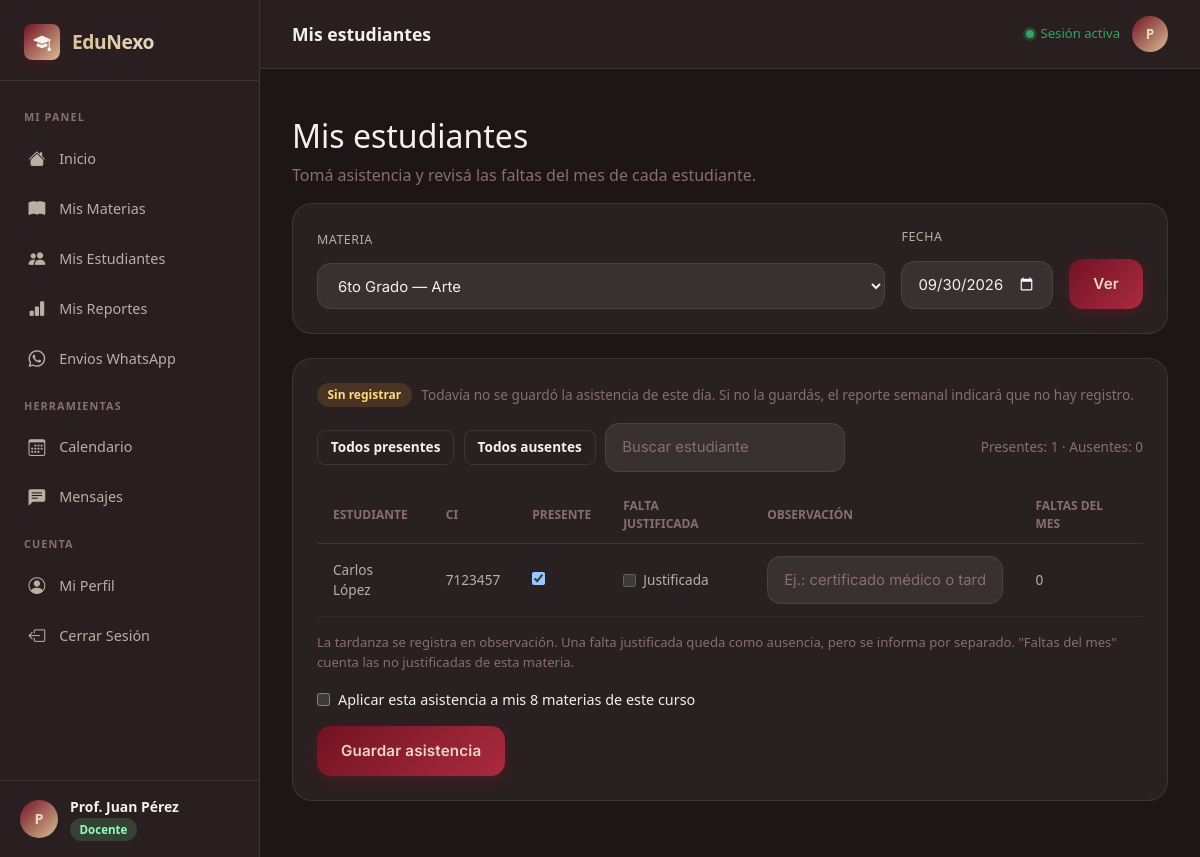
Screenshot of /docente/estudiantes (signed in) with the database file from the repository.
### tables this page shows
CREATE TABLE IF NOT EXISTS `estudiantes` (
  `id` int NOT NULL AUTO_INCREMENT,
  `ci` varchar(20) NOT NULL,
  `nombre_completo` varchar(150) NOT NULL,
  `curso` varchar(50) NOT NULL,
  `curso_id` int DEFAULT NULL,
  `estado` enum('activo','inactivo') DEFAULT 'activo',
  `created_at` timestamp NULL DEFAULT CURRENT_TIMESTAMP,
  `updated_at` timestamp NULL DEFAULT CURRENT_TIMESTAMP ON UPDATE CURRENT_TIMESTAMP,
  PRIMARY KEY (`id`),
  UNIQUE KEY `ci` (`ci`),
  KEY `fk_estudiantes_curso` (`curso_id`),
  CONSTRAINT `fk_estudiantes_curso` FOREIGN KEY (`curso_id`) REFERENCES `cursos` (`id`) ON DELETE SET NULL
);

### app/controllers/DocenteGestionController.php (called while the page is built, shortened)
<?php
class DocenteGestionController {
    private ?array $cacheAsignaciones = null;
    private function asignaciones(): array {
        if ($this->cacheAsignaciones !== null) return $this->cacheAsignaciones;
        $db = Database::getConnection();
        $stmt = $db->prepare("SELECT cmd.id, cmd.curso_id, c.nombre AS curso, m.nombre AS materia FROM curso_materia_docente cmd JOIN cursos c ON c.id=cmd.curso_id JOIN materias m ON m.id=cmd.materia_id WHERE cmd.docente_id=? AND cmd.activo=1 AND c.activo=1 AND m.activo=1 ORDER BY c.nombre,m.nombre");
        $stmt->execute([$_SESSION['user_id']]);
        return $this->cacheAsignaciones = $stmt->fetchAll();
    }
    private function asignacion(int $cmdId): array|false {
        foreach ($this->asignaciones() as $asignacion) if ((int)$asignacion['id'] === $cmdId) return $asignacion;
        return false;
    }
    private function fechaValida($fecha): bool {
        if (!is_string($fecha)) return false;
        $d = \DateTime::createFromFormat('Y-m-d', $fecha);
        return $d !== false && $d->format('Y-m-d') === $fecha;
    }
    private function esFinDeSemana(string $fecha): bool { return (int)date('N', strtotime($fecha)) >= 6; }
    public function estudiantes(): void {
        $asignaciones = $this->asignaciones();
        $cmdId = (int)($_GET['cmd_id'] ?? ($asignaciones[0]['id'] ?? 0));
        $asignacion = $this->asignacion($cmdId);
        $hoy = date('Y-m-d');
        $fechaGet = $_GET['fecha'] ?? null;
        if ($this->fechaValida($fechaGet) && $fechaGet <= $hoy) {
            $fecha = $fechaGet;
        } else {
            $fecha = $this->esFinDeSemana($hoy) ? date('Y-m-d', strtotime('last friday')) : $hoy;
        }
        $esFinDeSemana = $this->esFinDeSemana($fecha);
        $inicioMes = date('Y-m-01', strtotime($fecha));
        $finMes = date('Y-m-t', strtotime($fecha));
        $db = Database::getConnection();
        $stmt = $db->prepare("SELECT e.id, e.ci, e.nombre_completo, a.id AS asistencia_id, a.presente, a.justificada, a.observacion,
                (SELECT COUNT(*) FROM asistencias f WHERE f.estudiante_id=e.id AND f.curso_materia_docente_id=? AND f.presente=0 AND f.justificada=0 AND f.fecha BETWEEN ? AND ?) AS faltas_mes,
                (SELECT COUNT(*) FROM asistencias j WHERE j.estudiante_id=e.id AND j.curso_materia_docente_id=? AND j.presente=0 AND j.justificada=1 AND j.fecha BETWEEN ? AND ?) AS justificadas_mes
            FROM estudiantes e
            LEFT JOIN asistencias a ON a.estudiante_id=e.id AND a.curso_materia_docente_id=? AND a.fecha=?
            WHERE e.curso_id=? AND e.estado='activo'
            ORDER BY e.nombre_completo");
        $stmt->execute([$cmdId, $inicioMes, $finMes, $cmdId, $inicioMes, $finMes, $cmdId, $fecha, $asignacion['curso_id']]);
        $estudiantes = $stmt->fetchAll();
        $totalEstudiantes = count($estudiantes);
        $conRegistro = count(array_filter($estudiantes, fn($e) => $e['asistencia_id'] !== null));
        $materiasCurso = count(array_filter($asignaciones, fn($a) => (int)$a['curso_id'] === (int)$asignacion['curso_id']));
        require __DIR__ . '/../views/docente/estudiantes.php';
    }
}

### app/views/docente/estudiantes.php (the view, shortened to what this page needs)
<?php $pageTitle='Mis estudiantes'; require __DIR__.'/../layouts/docente_header.php'; ?>
<div style="padding-top:1rem">
    <h2>Mis estudiantes</h2>
    <p style="color:var(--text-muted)">Tomá asistencia y revisá las faltas del mes de cada estudiante.</p>
    <form method="GET" class="data-card" style="display:flex;gap:1rem;align-items:end;flex-wrap:wrap">
        <div class="form-group" style="flex:1;min-width:220px"><label class="form-label">Materia</label><select class="form-input no-icon" name="cmd_id"><?php foreach($asignaciones as $a): ?><option value="<?= (int)$a['id'] ?>" <?= (int)$a['id']===$cmdId?'selected':'' ?>><?= htmlspecialchars($a['curso'].' — '.$a['materia']) ?></option><?php endforeach ?></select></div>
        <div class="form-group"><label class="form-label">Fecha</label><input class="form-input no-icon" type="date" name="fecha" value="<?= htmlspecialchars($fecha) ?>" max="<?= htmlspecialchars($hoy) ?>"></div>
        <button class="btn-primary" style="width:auto">Ver</button>
    </form>
    <form method="POST" action="/edunexo/docente/estudiantes/asistencia" class="data-card">
        <div class="as-estado">
            <?php if ($esFinDeSemana): ?>
                <span class="as-badge as-warn">Fin de semana</span> La asistencia se registra de lunes a viernes. Elegí otra fecha.
            <?php elseif ($totalEstudiantes === 0): ?>
                <span class="as-badge as-warn">Sin estudiantes</span> No hay estudiantes activos en este curso.
            <?php elseif ($conRegistro === 0): ?>
                <span class="as-badge as-warn">Sin registrar</span> Todavía no se guardó la asistencia de este día. Si no la guardás, el reporte semanal indicará que no hay registro.
            <?php elseif ($conRegistro < $totalEstudiantes): ?>
                <span class="as-badge as-warn">Registro parcial</span> <?= (int)$conRegistro ?> de <?= (int)$totalEstudiantes ?> estudiantes tienen asistencia guardada. Revisá y guardá para completar.
            <?php else: ?>
                <span class="as-badge as-ok">Asistencia registrada</span> Podés modificarla y volver a guardar.
            <?php endif; ?>
        </div>
        <?php if (!$esFinDeSemana && $totalEstudiantes > 0): ?>
        <div class="as-tools">
            <button type="button" class="btn-secondary btn-sm" id="btnTodosPresentes">Todos presentes</button>
            <button type="button" class="btn-secondary btn-sm" id="btnTodosAusentes">Todos ausentes</button>
            <input class="form-input no-icon" type="search" id="buscarEstudiante" placeholder="Buscar estudiante">
            <span class="as-count" id="contadorAsistencia"></span>
        </div>
        <?php endif; ?>
        <div style="overflow-x:auto"><table class="tbl"><thead><tr><th>Estudiante</th><th>CI</th><th>Presente</th><th>Falta justificada</th><th>Observación</th><th>Faltas del mes</th></tr></thead><tbody>
        <?php foreach($estudiantes as $e):
            $id = (int)$e['id'];
            $presente = $e['presente'] === null || (int)$e['presente'] === 1;
            $justificada = !$presente && !empty($e['justificada']);
        ?><tr class="js-fila" data-nombre="<?= htmlspecialchars(mb_strtolower($e['nombre_completo'])) ?>">
            <td><?= htmlspecialchars($e['nombre_completo']) ?></td><td><?= htmlspecialchars($e['ci']) ?></td>
            <td><input class="js-presente" type="checkbox" name="asistencia[<?= $id ?>][presente]" data-estudiante="<?= $id ?>" <?= $presente?'checked':'' ?>></td>
            <td><label style="display:flex;align-items:center;gap:.45rem;white-space:nowrap"><input class="js-justificada" type="checkbox" name="asistencia[<?= $id ?>][justificada]" data-estudiante="<?= $id ?>" <?= $justificada?'checked':'' ?> <?= $presente?'disabled':'' ?>> Justificada</label></td>
            <td><input class="form-input no-icon" name="asistencia[<?= $id ?>][observacion]" maxlength="500" value="<?= htmlspecialchars($e['observacion']??'') ?>" placeholder="Ej.: certificado médico o tardanza"></td>
            <td style="white-space:nowrap"><?= (int)$e['faltas_mes'] ?></td>
        </tr><?php endforeach ?></tbody></table></div>
        <p style="color:var(--text-muted);font-size:.82rem;margin:1rem 0">La tardanza se registra en observación. Una falta justificada queda como ausencia, pero se informa por separado. "Faltas del mes" cuenta las no justificadas de esta materia.</p>
        <?php if ($materiasCurso > 1): ?>
        <label style="display:flex;align-items:center;gap:.5rem;margin-bottom:1rem;font-size:.9rem"><input type="checkbox" name="aplicar_todas" value="1"> Aplicar esta asistencia a mis <?= (int)$materiasCurso ?> materias de este curso</label>
        <?php endif; ?>
        <button class="btn-primary" style="width:auto" <?= ($esFinDeSemana || $totalEstudiantes === 0) ? 'disabled' : '' ?>>Guardar asistencia</button>
    </form>
</div>
<?php require __DIR__.'/../layouts/docente_footer.php'; ?>

### public/css/style.css (style rules this page uses)
:root { --primary: hsl(350, 72%, 26%); --primary-light: hsl(350, 60%, 42%); --primary-dark: hsl(350, 72%, 16%); --accent: hsl(35, 48%, 72%); --accent-light: hsl(35, 50%, 83%); --bg-deep: hsl(350, 18%, 10%); --bg-dark: hsl(350, 14%, 14%); --bg-card: rgba(255, 255, 255, 0.05); --bg-card-hover: rgba(255, 255, 255, 0.08); --bg-input: rgba(255, 255, 255, 0.07); --bg-input-focus: rgba(255, 255, 255, 0.11); --text-primary: hsl(35, 30%, 94%); --text-secondary: hsl(35, 15%, 68%); --text-muted: hsl(350, 10%, 48%); --border: rgba(255, 255, 255, 0.09); --border-focus: hsla(350, 60%, 42%, 0.7); --success: hsl(145, 55%, 42%); --success-bg: hsla(145, 55%, 42%, 0.12); --error: hsl(0, 65%, 55%); --error-bg: hsla(0, 65%, 55%, 0.12); --warning: hsl(38, 80%, 52%); --shadow-sm: 0 2px 8px rgba(0, 0, 0, 0.35); --shadow-md: 0 8px 32px rgba(0, 0, 0, 0.40); --shadow-lg: 0 20px 60px rgba(0, 0, 0, 0.50); --shadow-glow: 0 0 40px hsla(350, 72%, 26%, 0.22); --radius-sm: 8px; --radius-md: 14px; --radius-lg: 20px; --radius-xl: 28px; --transition: all 0.25s cubic-bezier(0.4, 0, 0.2, 1); --font: 'Inter', system-ui, -apple-system, sans-serif; }
*, *::before, *::after { box-sizing: border-box; margin: 0; padding: 0; }
html { scroll-behavior: smooth; }
body { font-family: var(--font); background: var(--bg-deep); color: var(--text-primary); min-height: 100vh; line-height: 1.6; -webkit-font-smoothing: antialiased; }
.form-group { display: flex; flex-direction: column; gap: 0.35rem; }
.form-label { font-size: 0.78rem; font-weight: 500; color: var(--text-secondary); letter-spacing: 0.04em; text-transform: uppercase; }
.form-input { width: 100%; padding: 0.75rem 1rem 0.75rem 2.6rem; background: var(--bg-input); border: 1px solid var(--border); border-radius: var(--radius-md); color: var(--text-primary); font-size: 0.93rem; font-family: var(--font); transition: var(--transition); outline: none; }
.form-input::placeholder { color: var(--text-muted); }
.form-input.no-icon { padding-left: 1rem; }
select.form-input { color-scheme: dark; }
select.form-input option { background-color: hsl(350, 14%, 16%); color: hsl(35, 30%, 94%); }
select.form-input option:checked, select.form-input option:hover { background-color: hsl(350, 60%, 32%); color: #fff; }
.btn-primary { display: flex; align-items: center; justify-content: center; gap: 0.5rem; width: 100%; padding: 0.85rem 1.5rem; background: linear-gradient(135deg, var(--primary), var(--primary-light)); border: none; border-radius: var(--radius-md); color: var(--accent-light); font-weight: 600; font-size: 0.95rem; font-family: var(--font); cursor: pointer; transition: var(--transition); margin-top: 0.5rem; letter-spacing: 0.01em; box-shadow: 0 4px 16px hsla(350, 72%, 26%, 0.40); position: relative; overflow: hidden; }
.btn-primary::before { content: ''; position: absolute; top: 0; left: -100%; width: 100%; height: 100%; background: linear-gradient(90deg, transparent, rgba(255,255,255,.1), transparent); transition: left 0.5s; }
.data-card { background: var(--bg-card); border: 1px solid var(--border); border-radius: var(--radius-lg); padding: 1.5rem; margin-bottom: 1.5rem; }
.tbl { width: 100%; border-collapse: collapse; font-size: .85rem; }
.tbl th { color: var(--text-muted); font-weight: 600; padding: .6rem 1rem; text-align: left; border-bottom: 1px solid var(--border); font-size: .75rem; text-transform: uppercase; }
.tbl td { padding: .75rem 1rem; border-bottom: 1px solid rgba(255,255,255,.04); color: var(--text-secondary); vertical-align: middle; }
.btn-secondary { background: transparent; border: 1px solid var(--border); color: var(--text-primary); padding: 0.75rem 1.25rem; border-radius: var(--radius-md); font-weight: 600; font-size: 0.95rem; cursor: pointer; transition: var(--transition); }
.btn-sm { padding: 0.4rem 0.8rem; font-size: 0.85rem; display: inline-flex; align-items: center; justify-content: center; border-radius: var(--radius-sm); gap: 0.4rem; }

### app/views/layouts/docente_header.php (style rules this page uses)
body { background-color: var(--bg-deep); color: var(--text-primary); }

### rows the page displays
estudiantes: nombre_completo "Carlos López", ci "7123457", faltas_mes "0"

### other values shown
$inicial "P"
$nombre "Prof. Juan Pérez"
$pageTitle "Mis estudiantes"
$materiasCurso "8"
form field cmd_id "6to Grado — Arte"
